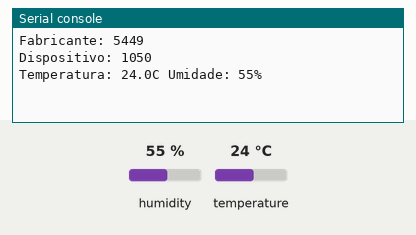
Bench run of a program on a simulated Raspberry Pi Pico running MicroPython. Parts: the last lines printed to the serial console. The test bench sets the inputs (shaded band); at power-on: humidity 55 %, temperature 24 °C.

Above: at 1.2 s.
1.3 s: humidity set to 22 %
At 2.5 s:
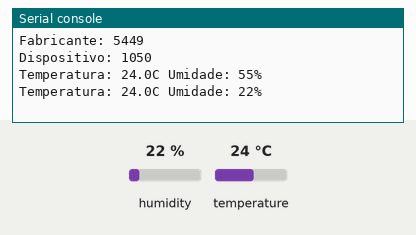
4.0 s: temperature set to 12 °C
At 4.7 s:
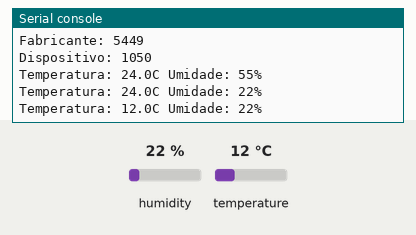
6.7 s: humidity set to 40 %
At 9.3 s:
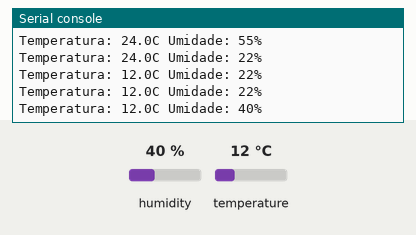
Timing chart, 0 to 10.8 s (numbered marks = the images above; inputs shaded):
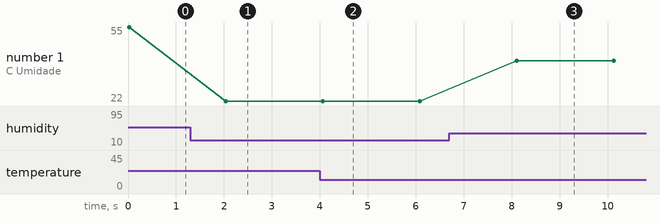

The program:

hdc1080_mpython.py
```python
# Exemplo com Sensor de Temperatura HDC1080

from machine import I2C,Pin
from time import sleep

# Endereco I2C do HDC1080
HDC_ADDR = 0x40

# Registradores do HDC1080
HDC_TEMP = 0
HDC_HUM = 1
HDC_CONF = 2
HDC_MANID = 0xFE
HDC_DEVID = 0xFF

i2c = I2C(0, sda=Pin(16), scl=Pin(17))

# Le registrador de 16 bits
def readReg16(reg):
    data = i2c.readfrom_mem(HDC_ADDR,reg,2)
    return (data[0] << 8) + data[1]

# Verifica IDs de Fabricante e Dispositivo
print ('Fabricante: {:04X}'.format(readReg16(HDC_MANID)))
print ('Dispositivo: {:04X}'.format(readReg16(HDC_DEVID)))

# Laco Principal
while True:
    i2c.writeto(HDC_ADDR, bytearray([HDC_TEMP]))
    sleep (0.02)
    data = i2c.readfrom(HDC_ADDR, 4)
    r = (data[0] << 8) + data[1]
    temp = r*165/65536 - 40.0
    r = (data[2] << 8) + data[3]
    humid = r*100/65536
    print ('Temperatura: {:.1f}C Umidade: {:.0f}%'.format(temp, humid))
    sleep(2)
```

Measured:
- after the input at 1.3 s, the serial console: prints a new line after 0.74 s (image 1)
- after the input at 4.0 s, the serial console: prints a new line after 0.06 s (image 2)
- after the input at 6.7 s, the serial console: prints a new line after 1.4 s (image 3)
- plotted number 1: 55 → 22 after the input at 1.3 s, 22 → 40 after the input at 6.7 s
